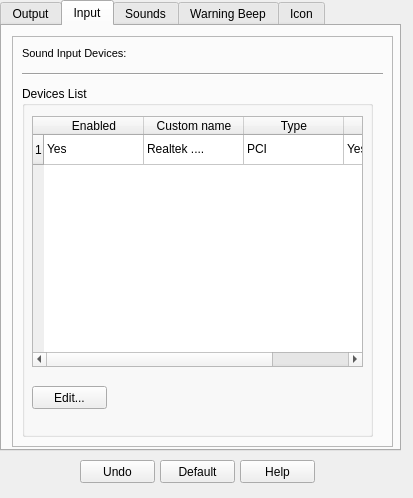
<?xml version="1.0" encoding="UTF-8"?>
<ui version="4.0">
 <class>WPClock</class>
 <widget class="QDialog" name="WPClock">
  <property name="geometry">
   <rect>
    <x>0</x>
    <y>0</y>
    <width>413</width>
    <height>498</height>
   </rect>
  </property>
  <property name="windowTitle">
   <string>Dialog</string>
  </property>
  <property name="locale">
   <locale language="English" country="UnitedStates"/>
  </property>
  <widget class="QTabWidget" name="tabWidget">
   <property name="geometry">
    <rect>
     <x>0</x>
     <y>0</y>
     <width>401</width>
     <height>451</height>
    </rect>
   </property>
   <property name="currentIndex">
    <number>1</number>
   </property>
   <widget class="QWidget" name="tab_2">
    <attribute name="title">
     <string>Output</string>
    </attribute>
    <widget class="QFrame" name="frame_2">
     <property name="geometry">
      <rect>
       <x>10</x>
       <y>10</y>
       <width>381</width>
       <height>411</height>
      </rect>
     </property>
     <property name="frameShape">
      <enum>QFrame::StyledPanel</enum>
     </property>
     <property name="frameShadow">
      <enum>QFrame::Sunken</enum>
     </property>
     <widget class="QLabel" name="label_6">
      <property name="geometry">
       <rect>
        <x>10</x>
        <y>10</y>
        <width>121</width>
        <height>16</height>
       </rect>
      </property>
      <property name="text">
       <string>&lt;!DOCTYPE HTML PUBLIC &quot;-//W3C//DTD HTML 4.0//EN&quot; &quot;http://www.w3.org/TR/REC-html40/strict.dtd&quot;&gt;
&lt;html&gt;&lt;head&gt;&lt;meta name=&quot;qrichtext&quot; content=&quot;1&quot; /&gt;&lt;style type=&quot;text/css&quot;&gt;
p, li { white-space: pre-wrap; }
&lt;/style&gt;&lt;/head&gt;&lt;body style=&quot; font-family:'MS Shell Dlg 2'; font-size:8.25pt; font-weight:400; font-style:normal;&quot;&gt;
&lt;p style=&quot; margin-top:0px; margin-bottom:0px; margin-left:0px; margin-right:0px; -qt-block-indent:0; text-indent:0px;&quot;&gt;&lt;span style=&quot; font-size:8pt;&quot;&gt;Sound Output Devices:&lt;/span&gt;&lt;/p&gt;&lt;/body&gt;&lt;/html&gt;</string>
      </property>
     </widget>
     <widget class="Line" name="line_3">
      <property name="geometry">
       <rect>
        <x>10</x>
        <y>30</y>
        <width>361</width>
        <height>16</height>
       </rect>
      </property>
      <property name="orientation">
       <enum>Qt::Horizontal</enum>
      </property>
     </widget>
     <widget class="QGroupBox" name="groupBox_12">
      <property name="geometry">
       <rect>
        <x>10</x>
        <y>50</y>
        <width>351</width>
        <height>351</height>
       </rect>
      </property>
      <property name="title">
       <string>Devices List</string>
      </property>
      <widget class="QPushButton" name="pushButton_9">
       <property name="geometry">
        <rect>
         <x>10</x>
         <y>300</y>
         <width>75</width>
         <height>23</height>
        </rect>
       </property>
       <property name="text">
        <string>Edit...</string>
       </property>
      </widget>
      <widget class="QTableWidget" name="tableWidget">
       <property name="geometry">
        <rect>
         <x>10</x>
         <y>20</y>
         <width>331</width>
         <height>231</height>
        </rect>
       </property>
       <row>
        <property name="text">
         <string>1</string>
        </property>
       </row>
       <column>
        <property name="text">
         <string>Enabled</string>
        </property>
       </column>
       <column>
        <property name="text">
         <string>Custom name</string>
        </property>
       </column>
       <column>
        <property name="text">
         <string>Type</string>
        </property>
       </column>
       <column>
        <property name="text">
         <string>Link</string>
        </property>
       </column>
       <item row="0" column="0">
        <property name="text">
         <string>Yes</string>
        </property>
       </item>
       <item row="0" column="1">
        <property name="text">
         <string>Realtek ....</string>
        </property>
       </item>
       <item row="0" column="2">
        <property name="text">
         <string>PCI</string>
        </property>
       </item>
       <item row="0" column="3">
        <property name="text">
         <string>Yes</string>
        </property>
       </item>
      </widget>
     </widget>
    </widget>
   </widget>
   <widget class="QWidget" name="tab_19">
    <attribute name="title">
     <string>Input</string>
    </attribute>
    <widget class="QFrame" name="frame_17">
     <property name="geometry">
      <rect>
       <x>10</x>
       <y>10</y>
       <width>381</width>
       <height>411</height>
      </rect>
     </property>
     <property name="frameShape">
      <enum>QFrame::StyledPanel</enum>
     </property>
     <property name="frameShadow">
      <enum>QFrame::Sunken</enum>
     </property>
     <widget class="QLabel" name="label_73">
      <property name="geometry">
       <rect>
        <x>10</x>
        <y>10</y>
        <width>121</width>
        <height>16</height>
       </rect>
      </property>
      <property name="text">
       <string>&lt;!DOCTYPE HTML PUBLIC &quot;-//W3C//DTD HTML 4.0//EN&quot; &quot;http://www.w3.org/TR/REC-html40/strict.dtd&quot;&gt;
&lt;html&gt;&lt;head&gt;&lt;meta name=&quot;qrichtext&quot; content=&quot;1&quot; /&gt;&lt;style type=&quot;text/css&quot;&gt;
p, li { white-space: pre-wrap; }
&lt;/style&gt;&lt;/head&gt;&lt;body style=&quot; font-family:'MS Shell Dlg 2'; font-size:8.25pt; font-weight:400; font-style:normal;&quot;&gt;
&lt;p style=&quot; margin-top:0px; margin-bottom:0px; margin-left:0px; margin-right:0px; -qt-block-indent:0; text-indent:0px;&quot;&gt;&lt;span style=&quot; font-size:8pt;&quot;&gt;Sound Input Devices:&lt;/span&gt;&lt;/p&gt;&lt;/body&gt;&lt;/html&gt;</string>
      </property>
     </widget>
     <widget class="Line" name="line_17">
      <property name="geometry">
       <rect>
        <x>10</x>
        <y>30</y>
        <width>361</width>
        <height>16</height>
       </rect>
      </property>
      <property name="orientation">
       <enum>Qt::Horizontal</enum>
      </property>
     </widget>
     <widget class="QGroupBox" name="groupBox_44">
      <property name="geometry">
       <rect>
        <x>10</x>
        <y>50</y>
        <width>351</width>
        <height>351</height>
       </rect>
      </property>
      <property name="title">
       <string>Devices List</string>
      </property>
      <widget class="QPushButton" name="pushButton_11">
       <property name="geometry">
        <rect>
         <x>10</x>
         <y>300</y>
         <width>75</width>
         <height>23</height>
        </rect>
       </property>
       <property name="text">
        <string>Edit...</string>
       </property>
      </widget>
      <widget class="QTableWidget" name="tableWidget_2">
       <property name="geometry">
        <rect>
         <x>10</x>
         <y>30</y>
         <width>331</width>
         <height>251</height>
        </rect>
       </property>
       <row>
        <property name="text">
         <string>1</string>
        </property>
       </row>
       <column>
        <property name="text">
         <string>Enabled</string>
        </property>
       </column>
       <column>
        <property name="text">
         <string>Custom name</string>
        </property>
       </column>
       <column>
        <property name="text">
         <string>Type</string>
        </property>
       </column>
       <column>
        <property name="text">
         <string>Link</string>
        </property>
       </column>
       <item row="0" column="0">
        <property name="text">
         <string>Yes</string>
        </property>
       </item>
       <item row="0" column="1">
        <property name="text">
         <string>Realtek ....</string>
        </property>
       </item>
       <item row="0" column="2">
        <property name="text">
         <string>PCI</string>
        </property>
       </item>
       <item row="0" column="3">
        <property name="text">
         <string>Yes</string>
        </property>
       </item>
      </widget>
     </widget>
    </widget>
   </widget>
   <widget class="QWidget" name="tab_3">
    <attribute name="title">
     <string>Sounds</string>
    </attribute>
    <widget class="QFrame" name="frame_3">
     <property name="geometry">
      <rect>
       <x>10</x>
       <y>10</y>
       <width>381</width>
       <height>411</height>
      </rect>
     </property>
     <property name="frameShape">
      <enum>QFrame::StyledPanel</enum>
     </property>
     <property name="frameShadow">
      <enum>QFrame::Sunken</enum>
     </property>
     <widget class="QLabel" name="label_23">
      <property name="geometry">
       <rect>
        <x>10</x>
        <y>10</y>
        <width>61</width>
        <height>16</height>
       </rect>
      </property>
      <property name="text">
       <string>&lt;!DOCTYPE HTML PUBLIC &quot;-//W3C//DTD HTML 4.0//EN&quot; &quot;http://www.w3.org/TR/REC-html40/strict.dtd&quot;&gt;
&lt;html&gt;&lt;head&gt;&lt;meta name=&quot;qrichtext&quot; content=&quot;1&quot; /&gt;&lt;style type=&quot;text/css&quot;&gt;
p, li { white-space: pre-wrap; }
&lt;/style&gt;&lt;/head&gt;&lt;body style=&quot; font-family:'MS Shell Dlg 2'; font-size:8.25pt; font-weight:400; font-style:normal;&quot;&gt;
&lt;p style=&quot; margin-top:0px; margin-bottom:0px; margin-left:0px; margin-right:0px; -qt-block-indent:0; text-indent:0px;&quot;&gt;&lt;span style=&quot; font-size:8pt; font-weight:600;&quot;&gt;Scroll&lt;/span&gt;&lt;/p&gt;&lt;/body&gt;&lt;/html&gt;</string>
      </property>
     </widget>
     <widget class="Line" name="line_2">
      <property name="geometry">
       <rect>
        <x>10</x>
        <y>30</y>
        <width>361</width>
        <height>16</height>
       </rect>
      </property>
      <property name="orientation">
       <enum>Qt::Horizontal</enum>
      </property>
     </widget>
    </widget>
   </widget>
   <widget class="QWidget" name="tab_6">
    <attribute name="title">
     <string>Warning Beep</string>
    </attribute>
    <widget class="QFrame" name="frame_7">
     <property name="geometry">
      <rect>
       <x>10</x>
       <y>10</y>
       <width>381</width>
       <height>411</height>
      </rect>
     </property>
     <property name="frameShape">
      <enum>QFrame::StyledPanel</enum>
     </property>
     <property name="frameShadow">
      <enum>QFrame::Sunken</enum>
     </property>
     <widget class="QLabel" name="label_24">
      <property name="geometry">
       <rect>
        <x>10</x>
        <y>10</y>
        <width>101</width>
        <height>16</height>
       </rect>
      </property>
      <property name="text">
       <string>&lt;!DOCTYPE HTML PUBLIC &quot;-//W3C//DTD HTML 4.0//EN&quot; &quot;http://www.w3.org/TR/REC-html40/strict.dtd&quot;&gt;
&lt;html&gt;&lt;head&gt;&lt;meta name=&quot;qrichtext&quot; content=&quot;1&quot; /&gt;&lt;style type=&quot;text/css&quot;&gt;
p, li { white-space: pre-wrap; }
&lt;/style&gt;&lt;/head&gt;&lt;body style=&quot; font-family:'MS Shell Dlg 2'; font-size:8.25pt; font-weight:400; font-style:normal;&quot;&gt;
&lt;p style=&quot; margin-top:0px; margin-bottom:0px; margin-left:0px; margin-right:0px; -qt-block-indent:0; text-indent:0px;&quot;&gt;&lt;span style=&quot; font-size:8pt; font-weight:600;&quot;&gt;Warning Beep&lt;/span&gt;&lt;/p&gt;&lt;/body&gt;&lt;/html&gt;</string>
      </property>
     </widget>
     <widget class="Line" name="line_7">
      <property name="geometry">
       <rect>
        <x>10</x>
        <y>30</y>
        <width>361</width>
        <height>16</height>
       </rect>
      </property>
      <property name="orientation">
       <enum>Qt::Horizontal</enum>
      </property>
     </widget>
    </widget>
   </widget>
   <widget class="QWidget" name="tab_4">
    <attribute name="title">
     <string>Icon</string>
    </attribute>
   </widget>
  </widget>
  <widget class="QPushButton" name="pushButton_6">
   <property name="geometry">
    <rect>
     <x>160</x>
     <y>460</y>
     <width>75</width>
     <height>23</height>
    </rect>
   </property>
   <property name="text">
    <string>Default</string>
   </property>
  </widget>
  <widget class="QPushButton" name="pushButton_4">
   <property name="geometry">
    <rect>
     <x>80</x>
     <y>460</y>
     <width>75</width>
     <height>23</height>
    </rect>
   </property>
   <property name="text">
    <string>Undo</string>
   </property>
  </widget>
  <widget class="QPushButton" name="pushButton_5">
   <property name="geometry">
    <rect>
     <x>240</x>
     <y>460</y>
     <width>75</width>
     <height>23</height>
    </rect>
   </property>
   <property name="text">
    <string>Help</string>
   </property>
  </widget>
 </widget>
 <resources/>
 <connections/>
</ui>
